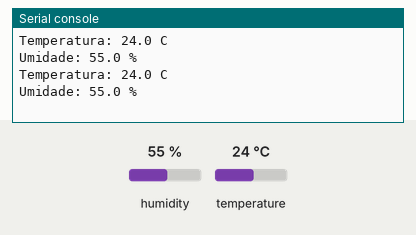
Simulated run of this program. Board: ESP32 board running MicroPython. On the bench: the last lines printed to the serial console. The test bench sets the inputs (shaded band); at power-on: humidity 55 %, temperature 24 °C.

Above: at 1.2 s.
1.3 s: humidity set to 22 %
At 2.0 s:
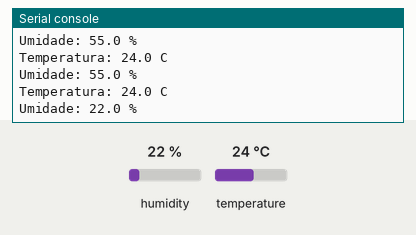
2.8 s: temperature set to 12 °C
At 3.6 s:
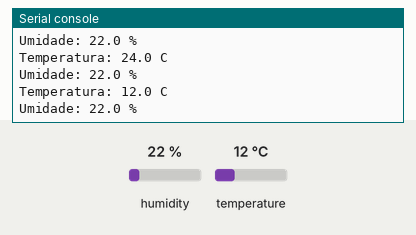
4.3 s: humidity set to 40 %
At 5.1 s:
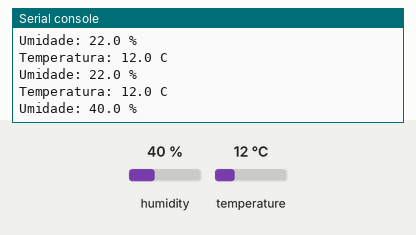
Timing chart, 0 to 7.3 s (numbered marks = the images above; inputs shaded):
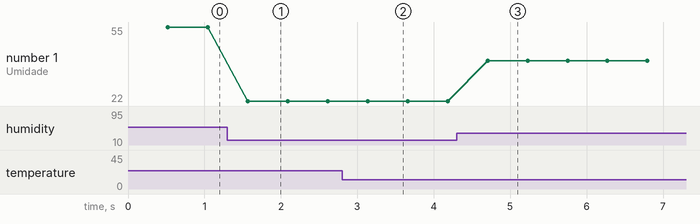

The program:

main.py
```python
import dht
from machine import Pin
from time import sleep

sensorPin = 4
sensor = dht.DHT22(Pin(sensorPin))
delay = 0.5

while True:
    sleep(delay)
    sensor.measure()
    temp = sensor.temperature()
    hum = sensor.humidity()
    print('Temperatura: %3.1f C' %temp)
    print('Umidade: %3.1f %%' %hum)
```

Measured:
- after the input at 1.3 s, the serial console: prints a new line after 0.27 s (image 1)
- after the input at 2.8 s, the serial console: prints a new line after 0.34 s (image 2)
- after the input at 4.3 s, the serial console: prints a new line after 0.40 s (image 3)
- plotted number 1: 55 → 22 after the input at 1.3 s, 22 → 40 after the input at 4.3 s
